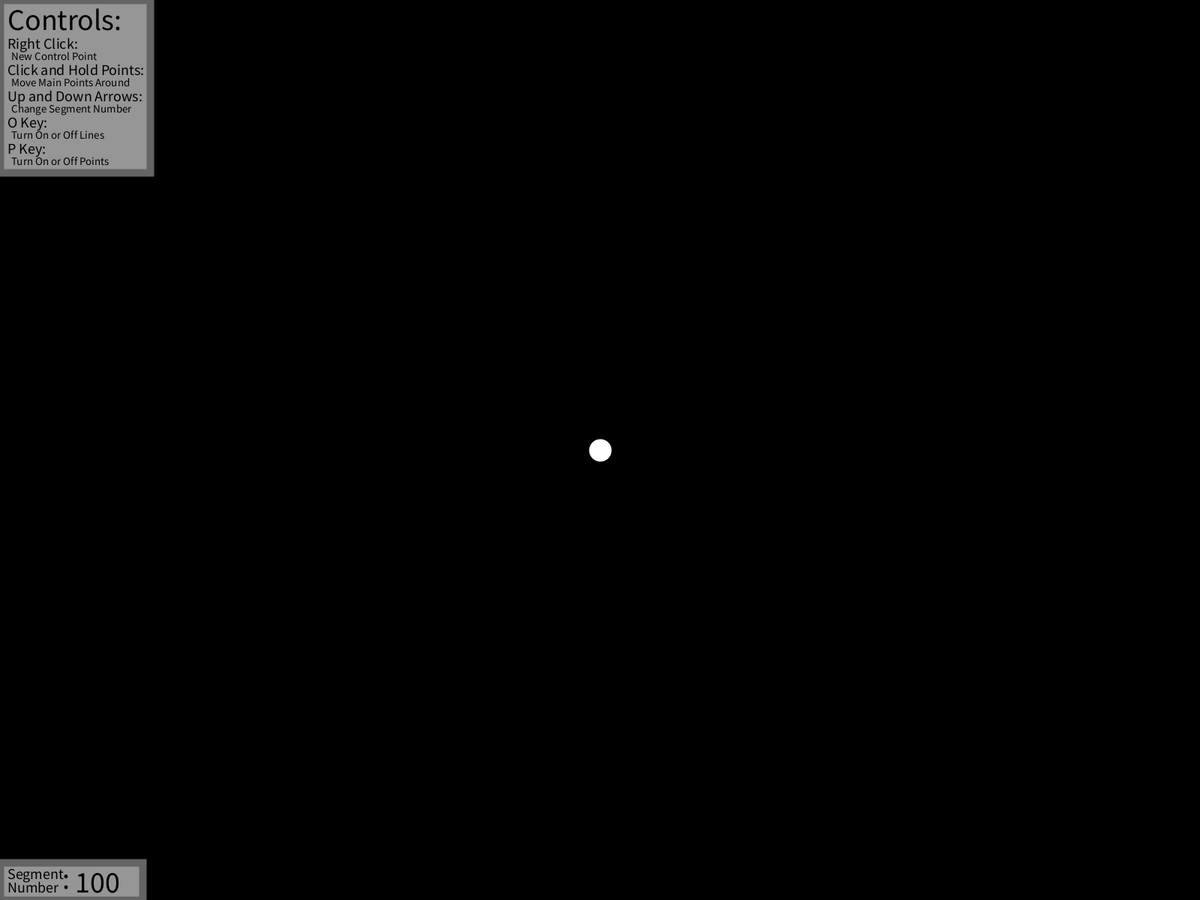
Frame 1 (no input)
Frame 60 (the mouse pressed at the canvas centre just before this capture): identical to frame 1, image omitted
Frame 120 (the mouse held since frame 60 and released just before this capture): identical to frame 1, image omitted

The Processing sketch that drew this single still picture (run headless with seeded random() and noise(); from frame 60 on, the mouse is pressed at the canvas centre):

// Processing sketch: Bigger_Bezier_Curves
// ── Bigger_Bezier_Curves.pde

ArrayList<PVector> mainPoints;

ArrayList<PVector> curvePoints;
float div = 100;

int p;
boolean found = false;

boolean lines = false;
boolean points = false;
boolean addDiv = false;
boolean subDiv = false;

void setup(){
  fullScreen();
  
  //Set Up Main Points
  mainPoints = new ArrayList<PVector>();
  mainPoints.add(new PVector(width/2,height/2));

  curvePoints = new ArrayList<PVector>();
  
}

void draw(){
  background(0);
  
  //Draw Main Points
  stroke(255);
  strokeWeight(30);
  if (found){
    mainPoints.get(p).x = mouseX;
    mainPoints.get(p).y = mouseY;
  }
  for (PVector p : mainPoints) point(p.x,p.y);
  curvePoints.clear();
  strokeWeight(5);
  if (mainPoints.size() > 2){
    for (int t = 0; t < div; t++){
      curvePoints.add(recursive(mainPoints,float(t)/div));
    }
    colorMode(RGB);
    stroke(255);
    strokeWeight(10);
    for (int i = 0; i < curvePoints.size()-1; i++){
      line(curvePoints.get(i).x,curvePoints.get(i).y,curvePoints.get(i+1).x,curvePoints.get(i+1).y);
    }
    line(curvePoints.get(curvePoints.size()-1).x,curvePoints.get(curvePoints.size()-1).y,mainPoints.get(mainPoints.size()-1).x,mainPoints.get(mainPoints.size()-1).y);
  } else if (mainPoints.size() == 2) {
    stroke(255);
    strokeWeight(10);
    line(mainPoints.get(0).x,mainPoints.get(0).y,mainPoints.get(1).x,mainPoints.get(1).y);
  }
  
  UI();
}

PVector recursive(ArrayList<PVector> list, float t){
  colorMode(HSB);
  strokeWeight(3);
  if (list.size() == 3){
    float x1 = lerp(list.get(0).x,list.get(1).x,t);
    float x2 = lerp(list.get(1).x,list.get(2).x,t);
    float y1 = lerp(list.get(0).y,list.get(1).y,t);
    float y2 = lerp(list.get(1).y,list.get(2).y,t);
    float x = lerp(x1,x2,t);
    float y = lerp(y1,y2,t);   
    stroke(255,255,255,10);
    
    if (points) {
      stroke(255,255,255,100);
      point(x,y);
    }
    if (lines) { 
      stroke(255,255,255,10);
      line(x1,y1,x2,y2);
    }
    return new PVector(x,y);
  } else {
    ArrayList<PVector> first = new ArrayList<PVector>();
    ArrayList<PVector> second = new ArrayList<PVector>();
    first.addAll(list);
    first.remove(first.get(first.size()-1));
    second.addAll(list);
    second.remove(0);
    PVector v1 = recursive(first,t);
    PVector v2 = recursive(second,t);
    float x = lerp(v1.x, v2.x, t);
    float y = lerp(v1.y, v2.y, t);
    if (points) {
      stroke(map(first.size(),2,mainPoints.size(),0,255),255,255,100);
      point(x,y);
    }
    if (lines) { 
      stroke(map(first.size(),2,mainPoints.size(),0,255),255,255,10);
      line(v1.x,v1.y,v2.x,v2.y);
    }
    return new PVector(x,y);
  }
}

void UI(){
  stroke(100);
  strokeWeight(10);
  fill(150);
  rect(0,height-50,190,50);
  fill(0);
  
  textSize(40);
  textAlign(LEFT);
  text(round(div),100,height-10);
  
  textSize(20);
  text("Segment",10,height-28);
  text("Number",10,height-10);
  textSize(40);
  text(":",83,height-15);
  
  stroke(100);
  fill(150);
  rect(0,0,200,230);
  fill(0);
  
  textSize(40);
  textAlign(LEFT);
  text("Controls:",10,40);
  
  textSize(20);
  text("Right Click:",10,65);
  textSize(15);
  text("New Control Point",15,80);
  
  textSize(20);
  text("Click and Hold Points:",10,100);
  textSize(15);
  text("Move Main Points Around",15,115);
  
  textSize(20);
  text("Up and Down Arrows:",10,135);
  textSize(15);
  text("Change Segment Number",15,150);
  
  textSize(20);
  text("O Key:",10,170);
  textSize(15);
  text("Turn On or Off Lines",15,185);
  
  textSize(20);
  text("P Key:",10,205);
  textSize(15);
  text("Turn On or Off Points",15,220);
  
  if (addDiv) div *= 1.01;
  if (subDiv) div /= 1.01;
  if (div < 1) div = 1;
}

//PVector quadratic(PVector p0, PVector p1, PVector p2, float t){
//  float x1 = lerp(p0.x,p1.x,t);
//  float x2 = lerp(p1.x,p2.x,t);
//  float y1 = lerp(p0.y,p1.y,t);
//  float y2 = lerp(p1.y,p2.y,t);
//  float x = lerp(x1,x2,t);
//  float y = lerp(y1,y2,t);
//  stroke(0,0,255);
//  point(x,y);
//  //line(x1, y1, x2, y2);
//  return new PVector(x,y);
//}

//PVector cubic(PVector p0, PVector p1, PVector p2, PVector p3, float t){
//  PVector v1 = quadratic(p0, p1, p2, t);
//  PVector v2 = quadratic(p1, p2, p3, t);
//  float x = lerp(v1.x, v2.x, t);
//  float y = lerp(v1.y, v2.y, t);
//  stroke(0,255,0);
//  point(x,y);
//  //line(v1.x, v1.y, v2.x, v2.y);
//  return new PVector(x, y);
//}

void mousePressed(){
  //Move Main Points
  for (int i = 0; i < mainPoints.size(); i++){
    if (dist(mouseX,mouseY,mainPoints.get(i).x,mainPoints.get(i).y)<15){
      found = true;
      p = i;
    }
  }
  
  //Add New Main Points
  if (mouseButton == RIGHT){
    mainPoints.add(new PVector(mouseX, mouseY));
  }
}

void mouseReleased(){
  found = false;
}

void keyPressed(){
  if (key == 'p') points = !points;
  if (key == 'o') lines = !lines;
  if (keyCode == UP) addDiv = true;
  if (keyCode == DOWN) subDiv = true;
}

void keyReleased(){
  if (keyCode == UP) addDiv = false;
  if (keyCode == DOWN) subDiv = false;
}
